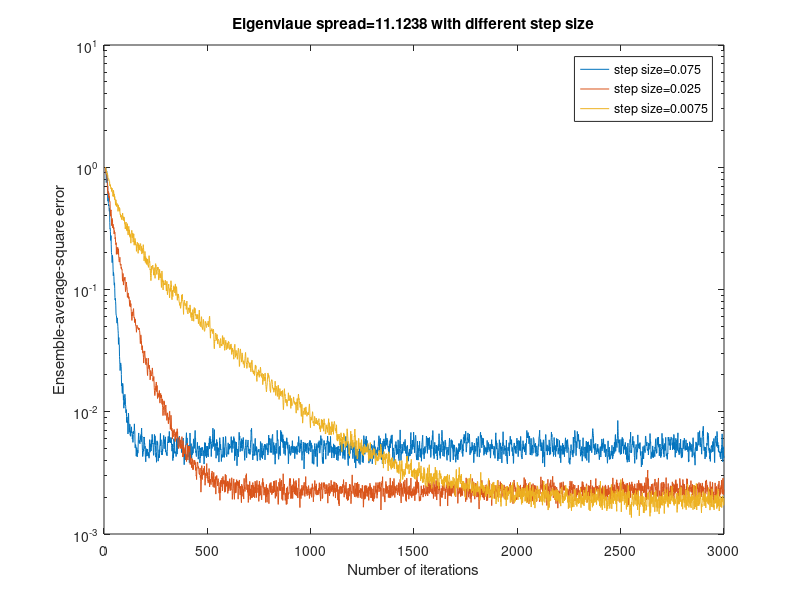
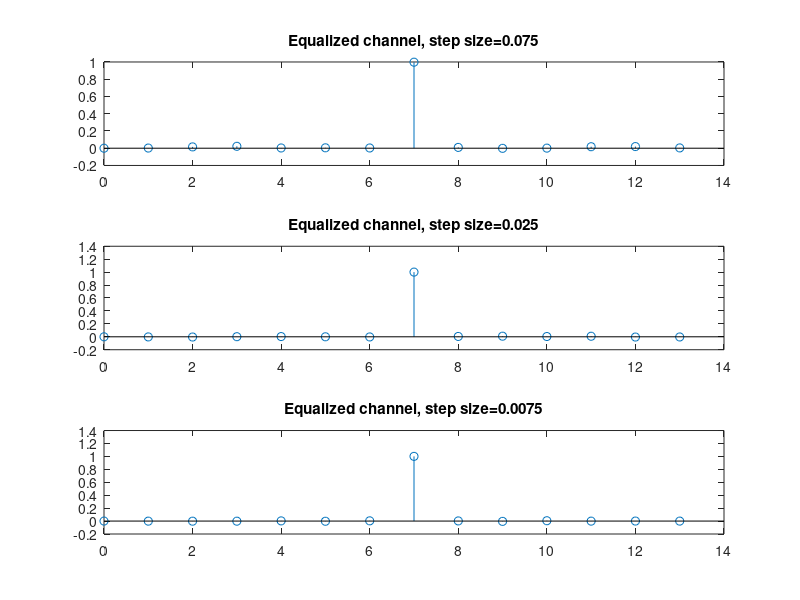
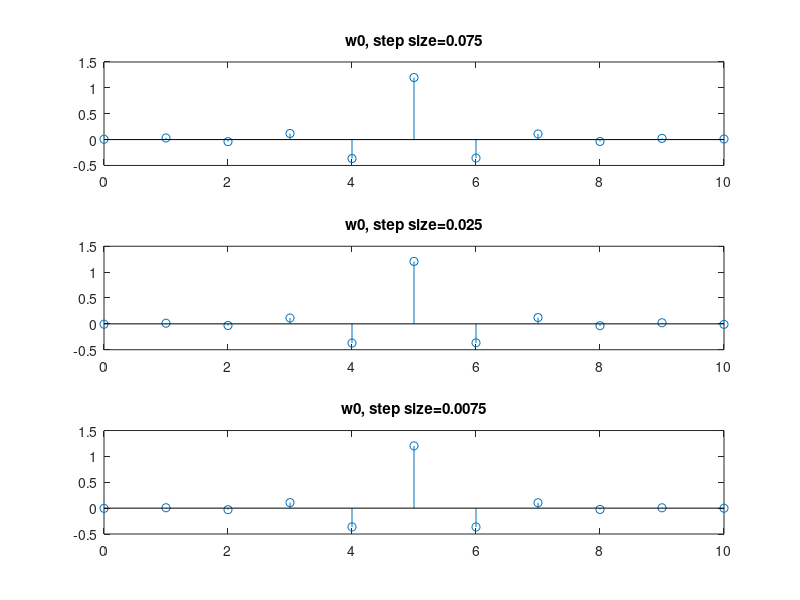

Recreate these plots in MATLAB, in order.

clear all
W=3.1;
%W=[2.9 3.3 3.5]
step_size=[0.075 0.025 0.0075];
%step_size=0.025

noise_power=0.001;
M = 11;
N = 3001;
K=200;
delay = 7;
J = zeros(length(step_size),N);
w_LMS=zeros(length(step_size),M);
for s=1:length(step_size)
    n = 1:3;
    h1 = 0.5*(1+cos((2*pi/W)*(n-2)));    
    h = [zeros(1) h1];
    ww=zeros(K,M);
    JJ= zeros(K,N);
    H=[h zeros(1,M-1)];
    for jj=2:M
        H(jj,:)=circshift(H(jj-1,:),1);
    end
    R=H*H.'+noise_power*eye(M);

    [V D] = eig(R);
    eigen_v = diag(D);
    eigen_spread = max(eigen_v)/min(eigen_v)
    for i=1:K
        x=(rand(1,N)>0.5)*2-1;
        u=conv(x,h);
        u=u+sqrt(noise_power)*randn(1,length(u));
        u=u(1:end-3);
        w=zeros(1,M);
        for n=1:N
            if n<M
                 u2=[u(n:-1:1) zeros(1,M-n)];
            else
                u2=u(n:-1:n-(M-1));
            end
            y=w*u2';
            if n>delay
                e=x(n-delay)-y;
                w=w+step_size(s)*e*u2;
                JJ(i,n)=abs(e)^2;
            end
        end
        ww(i,:)=w;
    end
    w_LMS(s,:)=ww(1,:);
    %w_LMS(s,:)=mean(ww,1);
    J(s,:)=sum(JJ,1)/K;
end
figure(1)
semilogy(0:N-1,J);
legend('step size=0.075','step size=0.025','step size=0.0075')
title('Eigenvlaue spread=11.1238 with different step size')
%title('Step size=0.025 with different eigenvalue spread')
%legend('eigenvalue spread=6.0782','eigenvalue spread=21.7132','eigenvalue spread=46.8216')
xlabel('Number of iterations')
ylabel('Ensemble-average-square error')
axis([0 N-1 10^-3 10^1]);

figure(2)
subplot(3,1,1)
stem(0:length(conv(w_LMS(1,:),h))-1,conv(w_LMS(1,:),h));
title('Equalized channel, step size=0.075');
subplot(3,1,2)
stem(0:length(conv(w_LMS(2,:),h))-1,conv(w_LMS(2,:),h));
title('Equalized channel, step size=0.025');
subplot(3,1,3)
stem(0:length(conv(w_LMS(3,:),h))-1,conv(w_LMS(3,:),h));
title('Equalized channel, step size=0.0075');

figure(3)
subplot(3,1,1)
stem(0:length(w_LMS(1,:))-1,w_LMS(1,:));
title('w0, step size=0.075');
subplot(3,1,2)
stem(0:length(w_LMS(2,:))-1,w_LMS(2,:));
title('w0, step size=0.025');
subplot(3,1,3)
stem(0:length(w_LMS(3,:))-1,w_LMS(3,:));
title('w0, step size=0.0075');
